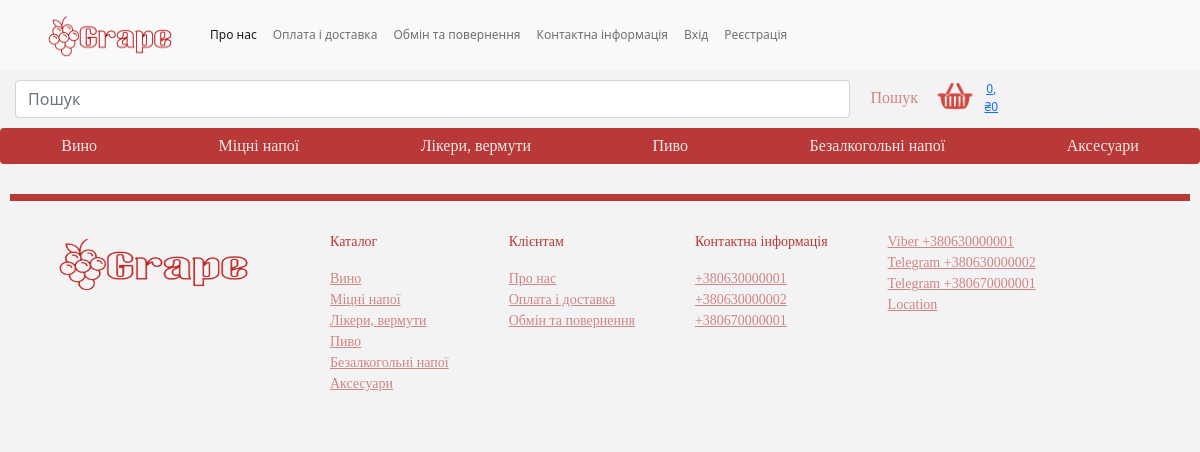
Before: /conditions/swap/ with the older database file.
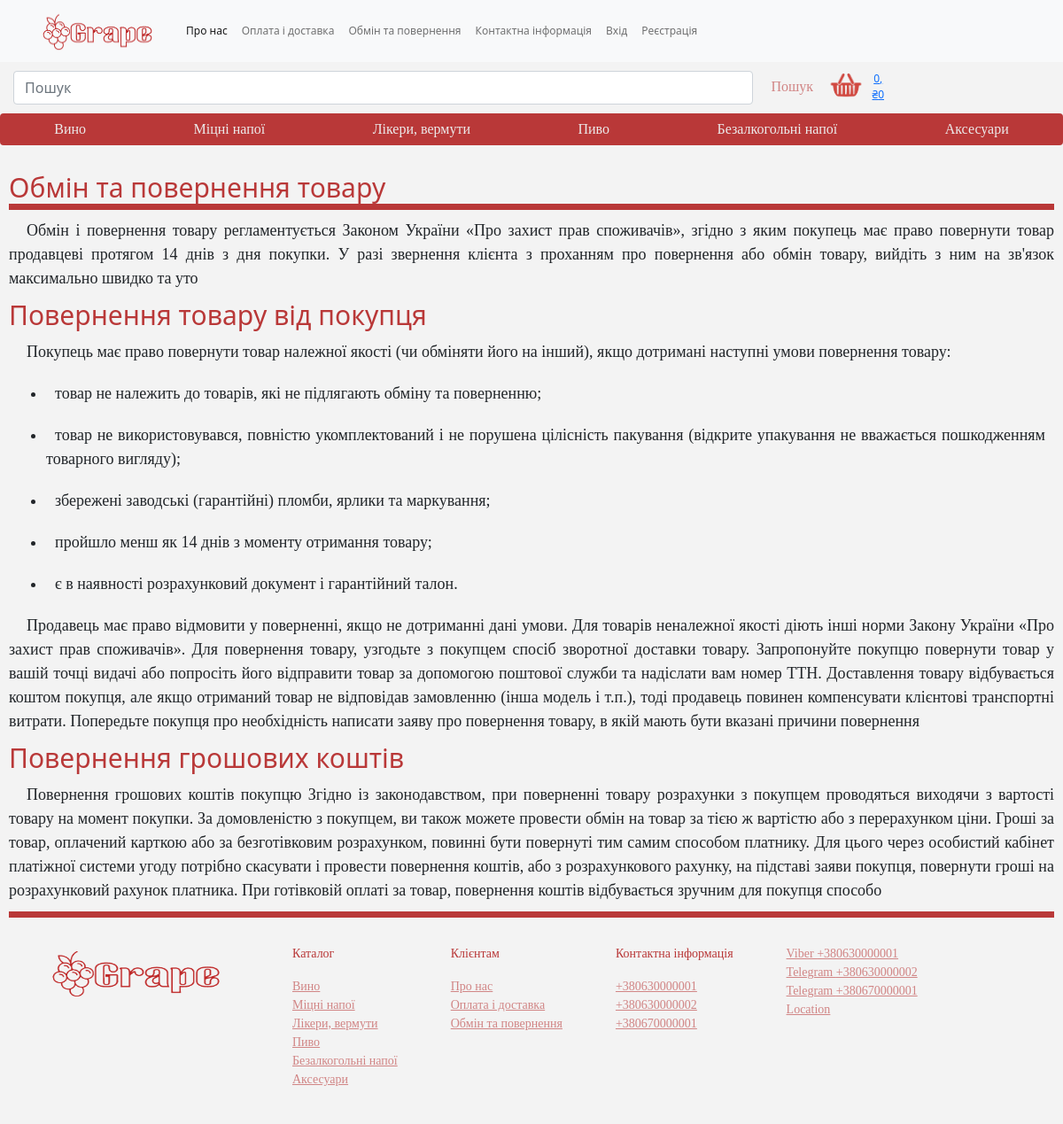
After: the same page with the newer database file.
### main_page/models.py (models this page shows, shortened)
class Category_good(models.Model):
    name = models.CharField(max_length=50, unique=True)
    is_visible = models.BooleanField(default=True)
    position = models.SmallIntegerField(unique=True)
    class Meta:
        ordering = ('position',)
    def get_absolute_url(self):
        return reverse("main_page:menu", args=[self.id])

class Phone(models.Model):
    phone_val = RegexValidator(regex=r'^\+?3?8?0\d{2}[- ]?(\d[- ]?){7}$', message='Не вірний формат номера')
    phone = models.CharField(max_length=16, validators=[phone_val])
    is_visible = models.BooleanField(default=True)
    is_viber = models.BooleanField(default=False)
    is_telegram = models.BooleanField(default=False)
    def __str__(self):
        return f'{self.phone}'

class Address(models.Model):
    address = models.CharField(max_length=250)
    is_visible = models.BooleanField(default=True)

### conditions/models.py (models this page shows)
class Swap(models.Model):
    desc = models.TextField(max_length=300)
    cond_swap_goods = models.TextField(max_length=700)
    cond_swap_money = models.TextField(max_length=700)

class Conditiont_swap(models.Model):
    cond = models.TextField(max_length=200)

### conditions/views.py (the view)
# urls.py: path('swap/', views.condition_swap, name='swap'),
def condition_swap(request):
    swap = Swap.objects.all()
    conditions = Conditiont_swap.objects.all()
    return render(request, 'context1.html', context={'swap': swap,
                                                     'conditions': conditions})

### cart/cart.py (called while the page is built)
    def get_total_price(self):
        return sum(Decimal(item['price']) * item['quantity'] for item in self.cart.values())

    def __len__(self):
        return sum(item['quantity'] for item in self.cart.values())

### cart/context_processor.py (called while the page is built)
def cart(request):
    return {'cart': Cart(request)}

### main_page/context_processor.py (called while the page is built)
def getting_category(request):
    category = Category_good.objects.filter(is_visible=True)
    return locals()

def getting_number(request):
    phone = Phone.objects.filter(is_visible=True)
    return locals()

def getting_mail(request):
    mails = Email_adress.objects.filter(is_visible=True)
    return locals()

def getting_address(request):
    location = Address.objects.filter(is_visible=True)
    return locals()

### conditions/templates/context1.html
{% extends 'project.html' %}
{% block content %}
    <section>
        <div class="context">
            {% for swap in swap %}
            <h2>Обмін та повернення товару</h2>
            <p>
                {{ swap.desc }}
            </p>
            <h3>Повернення товару від покупця</h3>
            <p>Покупець має право повернути товар належної якості (чи обміняти його на інший), якщо дотримані наступні умови
                повернення товару:
                <ul>
                {% for item in conditions %}
                    <li>{{ item.cond }}</li>
                {% endfor %}
                </ul>
            </p>
                <p> {{ swap.cond_swap_goods}}
                </p>
            <h3>Повернення грошових коштів</h3>
            <p>
                {{ swap.cond_swap_money }}
                </p>
            {% endfor %}
        </div>
{% endblock %}

### templates/project.html (shortened to what this page needs)
{% load static %}
<!DOCTYPE html>
<html lang="ukr">
    <head>
        <link href="https://cdn.jsdelivr.net/npm/bootstrap@5.0.2/dist/css/bootstrap.min.css" rel="stylesheet">
        <link rel="stylesheet" href="{% static "assets/css/style.css" %}">
    </head>
    <body>
      <section>
        <nav class="navbar navbar-expand-lg navbar-light bg-light">
            <div class="container-fluid">
              <a class="navbar-brand" href="{% url 'main_page:main' %}"><img src="{% static "assets/img/Grape-depositphotos-bgremover.png" %}" class="grape"></a>
              <div class="collapse navbar-collapse" id="navbarNavAltMarkup">
                <div class="navbar-nav">
                <ul class="navbar-nav">
                <li class="nav-item">
                  <a class="nav-link active" aria-current="page" href="#">Про нас</a>
                </li>
                <li class="nav-item">
                  <a class="nav-link" href="{% url 'conditions:delivery' %}">Оплата і доставка</a>
                </li>
                <li class="nav-item">
                  <a class="nav-link" href="{% url 'conditions:swap' %}">Обмін та повернення</a>
                </li>
                <li class="nav-item">
                  <a class="nav-link" href="#contact">Контактна інформація</a>
                </li>
                    <div class="navbar-nav" >
                        {% if not user.is_active %}
                            <li class="nav-item">
                          <a class="nav-link" href="{% url "account:login" %}">Вхід</a>
                            </li>
                        <li class="nav-item">
                          <a class="nav-link" href="{% url "account:registration" %}">Реєстрація</a>
                            </li>
                        {% else %}
                        <li class="nav-item">
                            <a class="nav-link" href="{% url "account:logout" %}">Вихід</a>
                            </li>
                        {% endif %}
                    </ul>
                    </div>
                </div>
              </div>
          </nav>
        </section>
{% block bare_content %}
      <section>
        <div class="container-fluid1">
            <form class="col-lg-10 d-flex" action="{% url "main_page:search_results" %}" method="get">
                <input class="form-control me-2" name="q" type="search" placeholder="Пошук" aria-label="search">
                <button class="btn btn-outline-success" type="submit">Пошук</button>
            {% with quantity=cart|length %}
                 {% if cart|length >= 0 %}
                 <a href="{% url "cart:cart" %}"> <img src="{% static "assets/img/cart-transformed.png" %}" width="50px" height="30px"
                     alt=""></a>
                <a href="{% url "cart:cart" %}" type="submit">
                    {{ quantity }}, ₴{{ cart.get_total_price }}</a>
                     {% endif %}
                    {% endwith %}
            </form>
        </div>
      </section>
      <section>
        <div class="btn-group">
            {% for cat in category %}
                <a href="{{ cat.get_absolute_url }}" class="btn btn-primary" type="submit">{{ cat.name }}</a>
            {% endfor %}
          </div>
        </section>
{% block content %}
{% endblock %}
{% endblock %}
    <section id="contact">
      <div class="cards">
        <div class="">
            <img src="{% static "assets/img/Grape-depositphotos-bgremover.png" %}" alt="">
        </div>
        <div class="card">
            <p class="">Каталог</p>
            {% for cat in category %}
                <a href="#" class="" type="submit">{{ cat.name }}</a>
            {% endfor %}
        </div>
        <div class="card">
          <p class="" >Клієнтам</p>
          <a href="#" class="" type="submit">Про нас</a>
          <a href="{% url 'conditions:delivery' %}" class="" type="submit">Оплата і доставка</a>
          <a href="{% url 'conditions:swap' %}" class="" type="submit">Обмін та повернення</a>
        </div>
        <div class="card">
          <p class="" >Контактна інформація</p>
            {% for number in phone %}
                <a href="" class="" type="submit">{{ number.phone }}</a>
            {% endfor %}
        </div>
        <div class="card">
            {% for number in phone %}
                {% if number.is_viber %}
                    <a href="viber://chat?number={{ number }}" class="viber" type="submit">Viber {{ number }}</a>
                {% endif %}
                {% if number.is_telegram %}
                    <a href="https://t.me/{{ number }}" class="" type="submit">Telegram {{ number }}</a>
                {% endif %}
            {% endfor %}
            {% for loc in location %}
                <a href="#" class="" type="submit">{{ loc.address }}</a>
            {% endfor %}
        </div>
    </div>
    </section>
    </body>
</html>

### static/assets/css/style.css (style rules this page uses)
body { background-color: rgb(243, 243, 243); }
.container-fluid a img { width: 150px; height: 50px; }
.navbar { padding: 0; }
.navbar ul { margin: 0; padding: 0; display: flex; list-style: none; align-items: center; }
.navbar li { position: relative; }
.navbar a, .navbar a:focus { display: flex; align-items: center; justify-content: space-between; padding: 10px 0 10px 24px; font-size: 12px; font-weight: 500; color: rgb(14, 1, 1); white-space: nowrap; transition: 0.3s; }
.navbar a:hover, .navbar .active, .navbar .active:focus, .navbar li:hover>a { color: #e90606; }
.container-fluid1 { align-items: center; justify-content: space-between; padding: 10px 0 10px 15px; font-size: 12px; font-weight: 500; text-align: center; }
.d-flex button { display: flex; font-weight: 500; color: rgba(185, 56, 56, 0.589); white-space: nowrap; text-align: center; font-family: cyrillic; box-shadow: #000000; border: rgba(185, 56, 56, 0.589); }
.btn-group { display: flex; font-size: 12px; font-weight: 500; color: rgb(0, 0, 0); white-space: nowrap; text-align: center; font-family: cyrillic; box-shadow: #000000; padding-bottom: 20px; }
.btn-primary { color: rgb(236, 234, 234); background: rgb(185, 56, 56); border: rgb(63, 7, 7); }
.cards { display: flex; border-top: 7px solid rgb(185, 56, 56); margin: 10px; text-align: left; font-size: 14px; color: rgba(185, 56, 56, 0.589); font-family: cyrillic; }
.cards .card { padding: 20px; }
.cards img { width: 250px; height: 84px; margin: 20px; padding: 10px; align-items:center; justify-content: center; }
.card { margin: 10px; background: local; border: rgb(243, 243, 243);; color: rgb(185, 56, 56); }
.cards .card a { color: rgba(185, 56, 56, 0.589); }
.context h2 { margin: 10px; font-size: 30px; border-bottom: 7px solid rgb(185, 56, 56); color: rgb(185, 56, 56); }
.context h3 { margin: 10px; font-size: 30px; color: rgb(185, 56, 56); }
.context p { margin: 10px; font-size: 18px; text-align: justify; font-family: cyrillic; text-indent: 20px; }
.context li { margin: 20px; font-size: 18px; text-align: justify; font-family: cyrillic; text-indent: 10px; }

Changed rows visible on the page:
added Swap: desc "Обмін і повернення товару регламентується Законом України «Про захист прав споживачів», згідно з яким покупець має право повернути товар продавцеві протягом 14 днів з дня покупки. У разі звернення клієнта з проханням про повернення або обмін товару, вийдіть з ним на зв'язок максимально швидко та уто", cond_swap_goods "Продавець має право відмовити у поверненні, якщо не дотриманні дані умови. Для товарів неналежної якості діють інші норми Закону України «Про захист прав споживачів». Для повернення товару, узгодьте з покупцем спосіб зворотної доставки товару. Запропонуйте покупцю повернути товар у вашій точці видачі або попросіть його відправити товар за допомогою поштової служби та надіслати вам номер ТТН. Доставлення товару відбувається коштом покупця, але якщо отриманий товар не відповідав замовленню (інша модель і т.п.), тоді продавець повинен компенсувати клієнтові транспортні витрати. Попередьте покупця про необхідність написати заяву про повернення товару, в якій мають бути вказані причини повернення", cond_swap_money "Повернення грошових коштів покупцю Згідно із законодавством, при поверненні товару розрахунки з покупцем проводяться виходячи з вартості товару на момент покупки. За домовленістю з покупцем, ви також можете провести обмін на товар за тією ж вартістю або з перерахунком ціни. Гроші за товар, оплачений карткою або за безготівковим розрахунком, повинні бути повернуті тим самим способом платнику. Для цього через особистий кабінет платіжної системи угоду потрібно скасувати і провести повернення коштів, або з розрахункового рахунку, на підставі заяви покупця, повернути гроші на розрахунковий рахунок платника. При готівковій оплаті за товар, повернення коштів відбувається зручним для покупця способо"
added Conditiont_swap: cond "товар не належить до товарів, які не підлягають обміну та поверненню;"
added Conditiont_swap: cond "товар не використовувався, повністю укомплектований і не порушена цілісність пакування (відкрите упакування не вважається пошкодженням товарного вигляду);"
added Conditiont_swap: cond "збережені заводські (гарантійні) пломби, ярлики та маркування;"
added Conditiont_swap: cond "пройшло менш як 14 днів з моменту отримання товару;"
added Conditiont_swap: cond "є в наявності розрахунковий документ і гарантійний талон."
